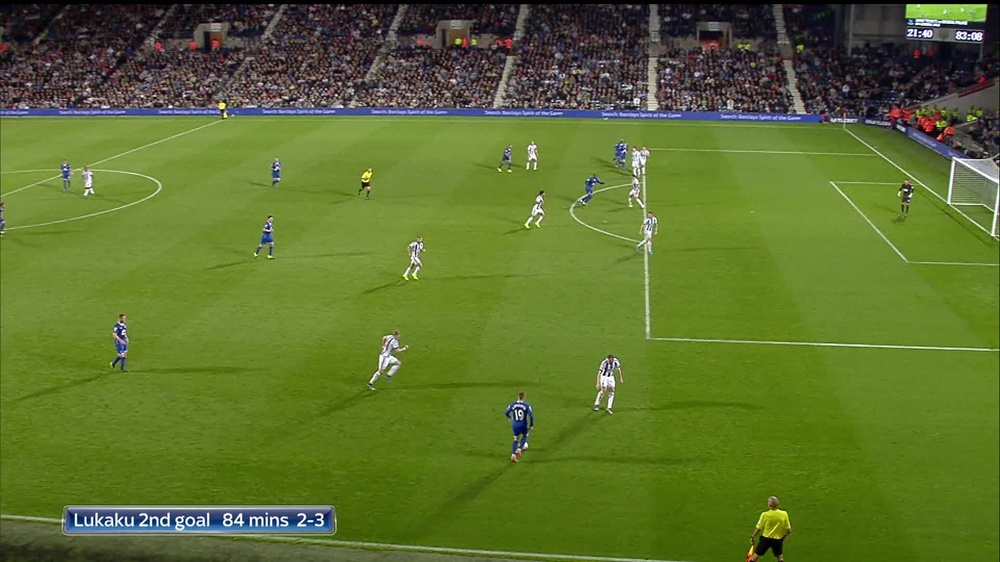
#> input picture imgs/img5.jpeg, 1000 x 562 px, shrunk from 1920 x 1080 before the run
$ jupyter execute Untitled.ipynb   (shell and % lines are left out)
#> lines starting #> are read from the running program, lines starting #| are printed output that depends on the picture; after the words box and inside, x2 and y2 are one past the last pixel; in counts of white or black regions, pixels touching at a corner belong together
[cell 1]

import cv2
import numpy as np
import matplotlib.pyplot as plt
import math

[cell 2]
# Carregando a imagem de teste
img = plt.imread('imgs/img5.jpeg')
#> img is the input picture: shape (562, 1000, 3); mean R, G, B 92.9, 112.1, 45.8

plt.imshow(img)

[cell 3]
## convert to hsv
hsv = cv2.cvtColor(img, cv2.COLOR_BGR2HSV)
#> hsv: shape (562, 1000, 3); mean H, S, V 87, 155.2, 115.6
plt.imshow(hsv)

[cell 4]
# mask of green (36,25,25) ~ (86, 255,255)
mask = cv2.inRange(hsv, (36, 25, 25), (86, 255,160))
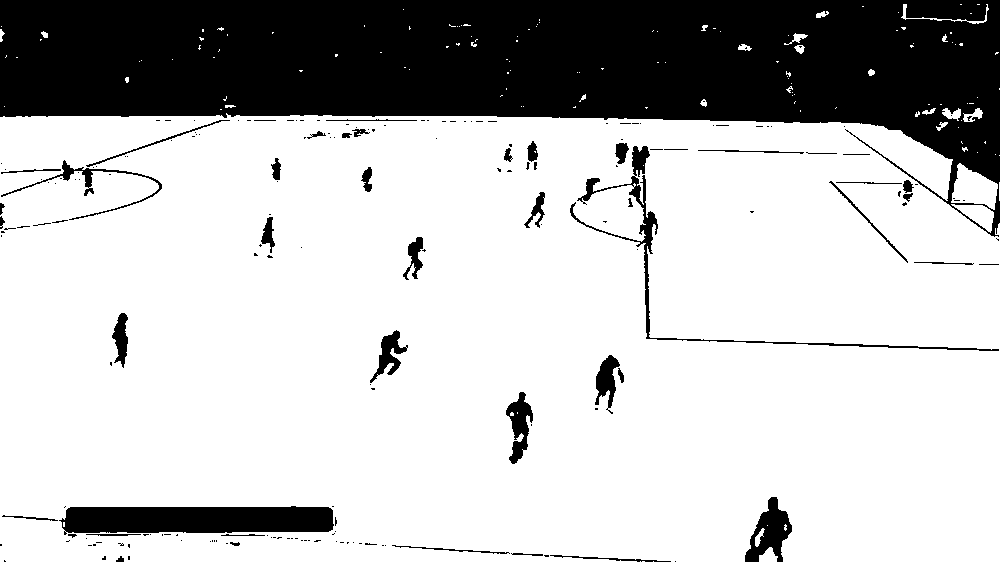
#> mask: shape (562, 1000); 75% white; 193 black regions (144 under 20 px), largest, box (x1, y1, x2, y2) and area: (0, 0, 1000, 237) 121445, (59, 506, 334, 535) 6823, (570, 146, 999, 351) 2462
# mask = cv2.inRange(hsv, (36, 25, 25), (70, 255,255))

## slice the green
imask = mask>0
green = np.zeros_like(img, np.uint8)
green[imask] = img[imask]

## save
# cv2.imwrite("green.png", green)

plt.imshow(green)

[cell 5]
h,w,_ = green.shape
for e in range(h):
    for i in range(w):
        if green[e][i][0]>0 and green[e][i][1]>0 and green[e][i][1]>0:
            green[e][i]=[255, 255, 255]

[cell 6]
plt.imshow(green)

[cell 7]
kernel = np.ones((5,5),np.uint8)
erosion = cv2.erode(green,kernel,iterations = 4)
#> erosion: shape (562, 1000, 3); 60.2% white; 16 black regions, largest, box (x1, y1, x2, y2) and area: (0, 0, 1000, 359) 177860, (0, 498, 684, 562) 21309, (737, 489, 800, 562) 3473
dilation = cv2.dilate(erosion,kernel,iterations = 4)
#> dilation: shape (562, 1000, 3); 72.4% white; 22 black regions (4 under 20 px), largest, box (x1, y1, x2, y2) and area: (0, 0, 1000, 351) 136239, (0, 506, 337, 562) 9375, (745, 497, 792, 562) 1857
plt.imshow(np.uint32(dilation))
plt.show()

[cell 8]
kernel2 = np.ones((5,5),np.float32)/25
blur = cv2.bilateralFilter(dilation, 9, 75, 75)

plt.imshow(np.uint32(blur))
plt.show()

[cell 9]
# Using the Canny filter with different parameters
edges_green = cv2.Canny(blur, 20, 70)
#> edges_green: shape (562, 1000); 1.2% white in thin lines or dots, all inside (x1, y1, x2, y2) = (0, 115, 1000, 562)
plt.imshow(edges_green,cmap = 'gray')

# cv2.imshow("hough", edges_green)
# cv2.waitKey()

[cell 10]
# Using the Canny filter with different parameters
edges_dilation = cv2.Canny(dilation, 50, 200,5)
plt.imshow(edges_dilation, cmap = 'gray')
# cv2.imshow("edge",edges_dilation)
# cv2.waitKey()

[cell 11]
# Copy edges to the images that will display the results in BGR
cdst = cv2.cvtColor(edges_green, cv2.COLOR_GRAY2BGR)
cdstP_green = np.copy(cdst)


linesP = cv2.HoughLinesP(edges_green, 1, np.pi / 180, 50, None, 20, 10)
#> linesP = 47 rows, first 6: [64, 506, 333, 506], [442, 548, 675, 561], [645, 336, 998, 348], [387, 120, 440, 120], [730, 120, 754, 120], [779, 153, 831, 154]

if linesP is not None:
    for i in range(0, len(linesP)):
        l = linesP[i][0]
        cv2.line(cdstP_green, (l[0], l[1]), (l[2], l[3]), (0,0,255), 3, cv2.LINE_AA)
#> this loop made 47 passes
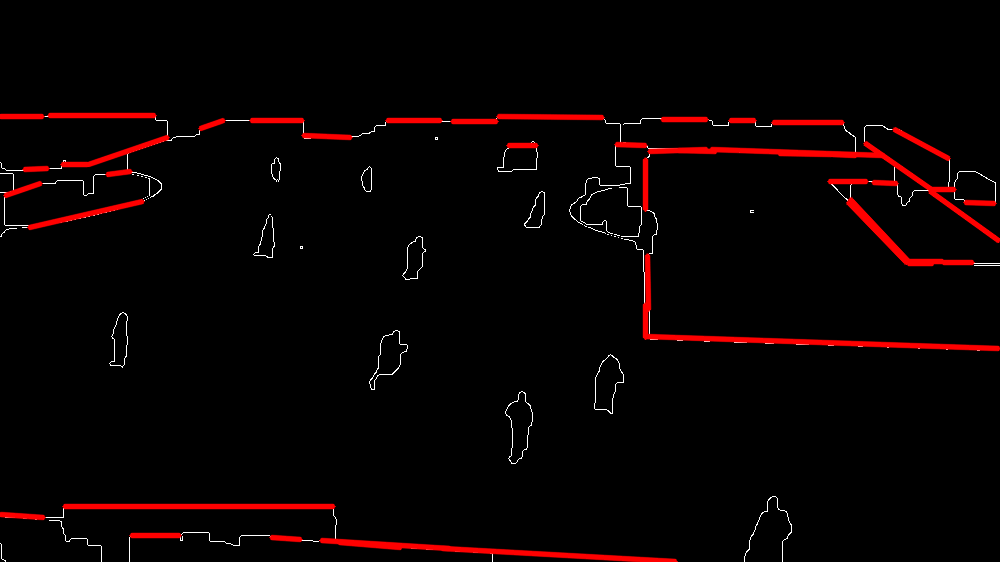
#> cdstP_green: shape (562, 1000, 3); mean B, G, R 1.5, 1.5, 9

plt.imshow(cdstP_green)

[cell 12]
# Copy edges to the images that will display the results in BGR
cdst = cv2.cvtColor(edges_dilation, cv2.COLOR_GRAY2BGR)
cdstP_dilation = np.copy(cdst)


linesP = cv2.HoughLinesP(edges_dilation, 1, (5*np.pi) / 180, 50, None, 10, 10)
#> linesP = 34 rows, first 6: [64, 506, 333, 506], [387, 120, 440, 120], [49, 115, 154, 115], [498, 116, 550, 116], [645, 209, 645, 159], [300, 539, 318, 541]

if linesP is not None:
    for i in range(0, len(linesP)):
        l = linesP[i][0]
        cv2.line(cdstP_dilation, (l[0], l[1]), (l[2], l[3]), (0,0,255), 3, cv2.LINE_AA)
#> this loop made 34 passes
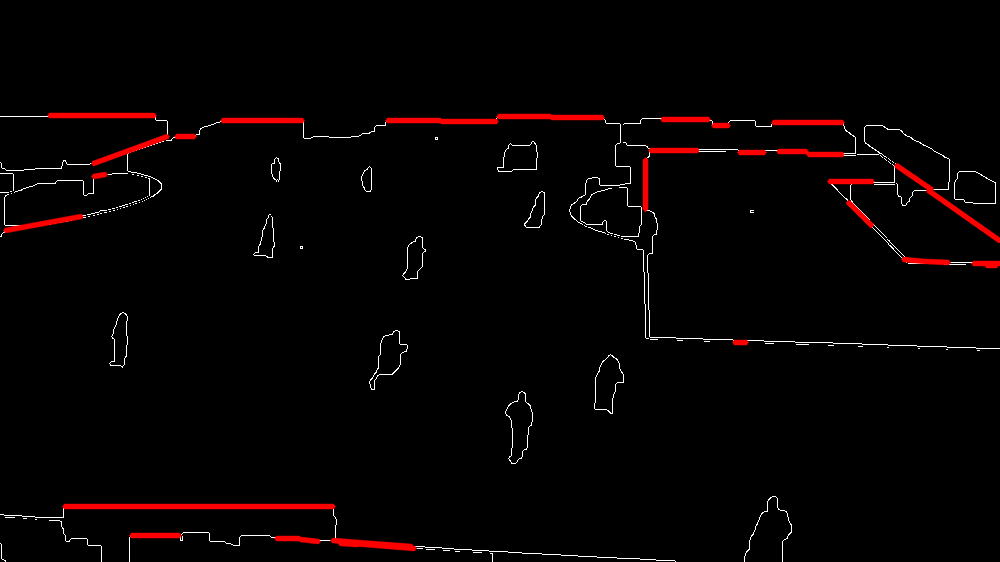
#> cdstP_dilation: shape (562, 1000, 3); mean B, G, R 2.2, 2.2, 6.4

plt.imshow(cdstP_dilation)

[cell 13]
cdstP_dilation_c = np.copy(cdstP_dilation)

gray = cv2.cvtColor(cdstP_dilation_c,cv2.COLOR_BGR2GRAY)

gray = np.float32(gray)


corner = cv2.cornerHarris(gray,2,3,0.04)
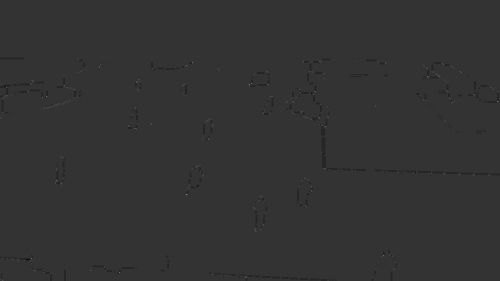
#> corner: shape (562, 1000) float32 (shown at 1/2 size); min -169130016, max 675694272, mean -508558.8; drawn with min black and max white

# Threshold for an optimal value, it may vary depending on the image.
cdstP_dilation_c[corner>0.01*corner.max()]=[255,0,0]
#> cdstP_dilation_c: shape (562, 1000, 3); 0.47% of pixels changed, all inside (x1, y1, x2, y2) = (0, 115, 997, 562)

plt.imshow(cdstP_dilation_c)

[cell 14]
cdstP_green_c = np.copy(cdstP_green)

gray = cv2.cvtColor(cdstP_green_c,cv2.COLOR_BGR2GRAY)

gray = np.float32(gray)


corner = cv2.cornerHarris(gray,2,3,0.04)

# Threshold for an optimal value, it may vary depending on the image.
cdstP_green_c[corner>0.01*corner.max()]=[255,0,0]
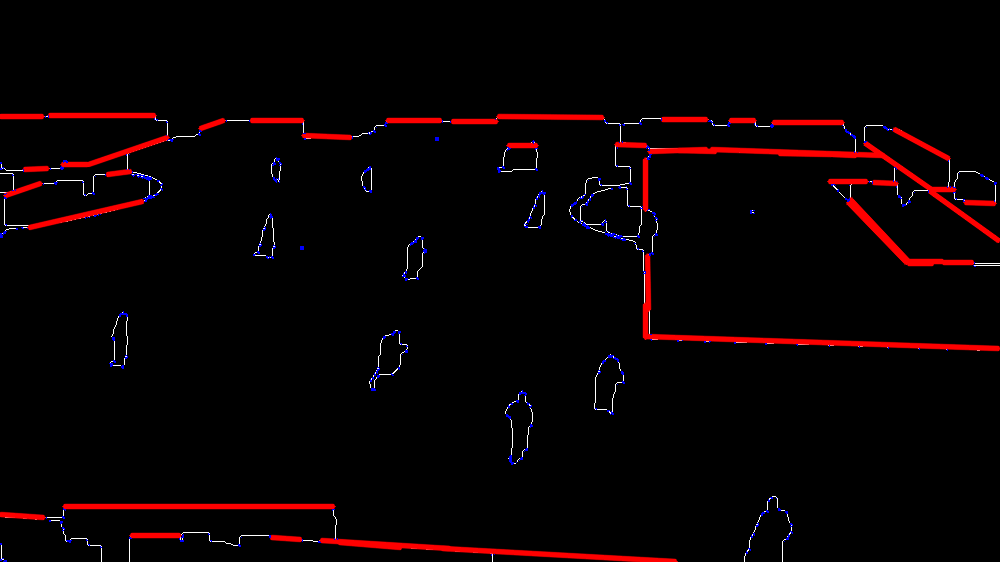
#> cdstP_green_c: shape (562, 1000, 3); 0.35% of pixels changed, all inside (x1, y1, x2, y2) = (0, 115, 997, 562)

plt.imshow(cdstP_green_c)

[cell 15]
gray = cv2.cvtColor(cdstP_dilation,cv2.COLOR_BGR2GRAY)
corners = cv2.goodFeaturesToTrack(gray,50,0.1,10)
#> corners = 50 rows, first 8: [122, 366], [67, 539], [372, 388], [237, 543], [61, 515], [621, 380], [415, 276], [270, 255]
corners = np.int0(corners)
for i in corners:
    x,y = i.ravel()
    cv2.circle(cdstP_dilation,(x,y),10,255,-1)
#> this loop made 50 passes
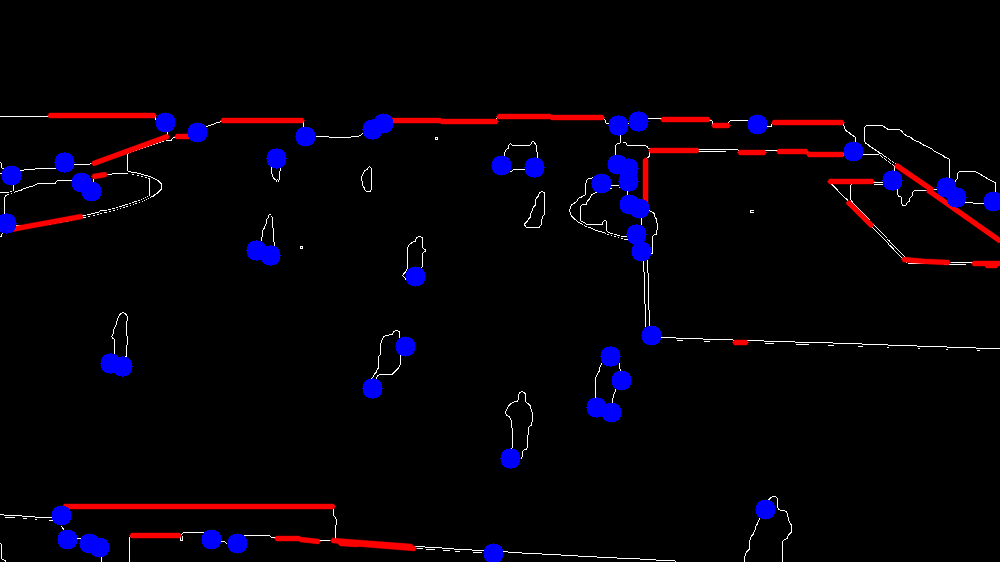
#> cdstP_dilation: shape (562, 1000, 3); 2.66% of pixels changed, all inside (x1, y1, x2, y2) = (0, 111, 1000, 562)
plt.imshow(cdstP_dilation),plt.show()

$ run again, with imgs/img1.jpg copied over imgs/img5.jpeg
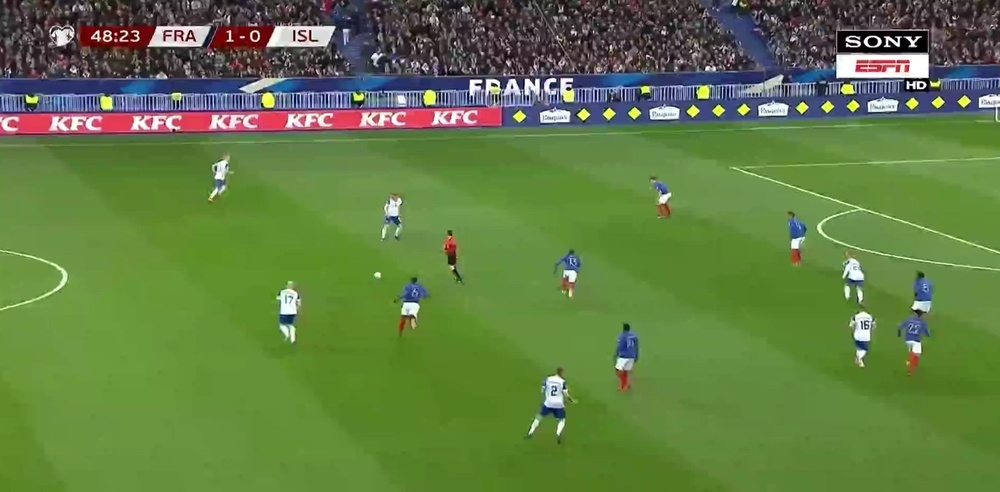
#> input picture imgs/img1.jpg, 1000 x 492 px, shrunk from 1827 x 898 before the run
#> img is the input picture: shape (492, 1000, 3); mean R, G, B 97.3, 124, 68
#> hsv: shape (492, 1000, 3); mean H, S, V 78, 131.9, 131.5
#> mask: shape (492, 1000); 72.1% white; 81 black regions (52 under 20 px), largest, box (x1, y1, x2, y2) and area: (0, 0, 1000, 138) 125662, (729, 167, 1000, 271) 1178, (615, 330, 638, 393) 1001
#> erosion: shape (492, 1000, 3); 61.7% white; 12 black regions, largest, box (x1, y1, x2, y2) and area: (0, 0, 1000, 209) 140109, (721, 147, 1000, 383) 25468, (0, 240, 79, 319) 3733
#> dilation: shape (492, 1000, 3); 70.7% white; 14 black regions (1 under 20 px), largest, box (x1, y1, x2, y2) and area: (0, 0, 1000, 143) 129222, (729, 155, 1000, 375) 7412, (529, 369, 574, 435) 1238
#> edges_green: shape (492, 1000); 0.9% white in thin lines or dots, all inside (x1, y1, x2, y2) = (0, 113, 1000, 435)
#> `linesP = cv2.HoughLinesP(edges_green, 1, np.pi / 180, 50, None, 20, 10)`: linesP = 22 rows, first 6: [325, 132, 467, 129], [868, 161, 973, 157], [588, 126, 739, 121], [869, 209, 991, 248], [88, 135, 171, 135], [172, 134, 251, 134]
#> the loop `for i in range(0, len(linesP)):` made 22 passes
#> after the loop `for i in range(0, len(linesP)):`:
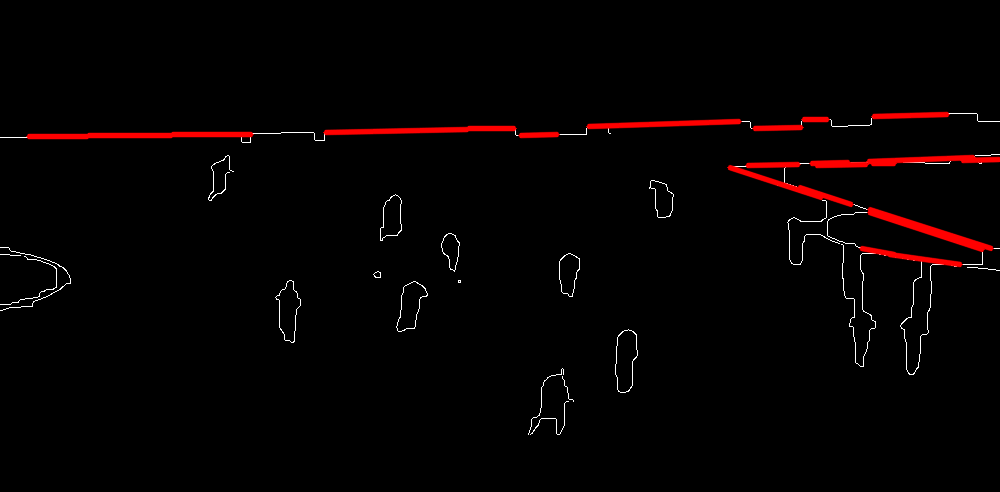
#> cdstP_green: shape (492, 1000, 3); mean B, G, R 1.5, 1.5, 5.6
#> `linesP = cv2.HoughLinesP(edges_dilation, 1, (5*np.pi) / 180, 50, None,..`: linesP = 19 rows, first 6: [88, 135, 171, 135], [172, 134, 251, 134], [872, 163, 894, 163], [468, 128, 514, 128], [702, 121, 749, 121], [326, 131, 392, 131]
#> the loop `for i in range(0, len(linesP)):` made 19 passes
#> cdstP_dilation_c: shape (492, 1000, 3); mean B, G, R 2.9, 1.2, 3.6
#> cdstP_green_c: shape (492, 1000, 3); 0.53% of pixels changed, all inside (x1, y1, x2, y2) = (2, 113, 998, 436)
#> corners = 50 rows, first 8: [454, 270], [861, 364], [559, 372], [68, 281], [378, 275], [248, 140], [322, 138], [584, 132]
#> the loop `for i in corners:` made 50 passes
#> after the loop `for i in corners:`:
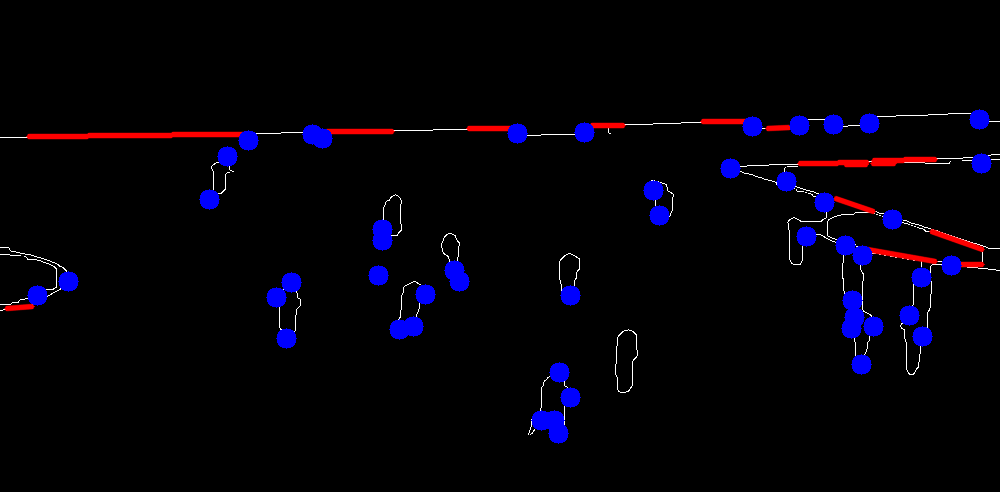
#> cdstP_dilation: shape (492, 1000, 3); mean B, G, R 9.1, 1.2, 3.4
